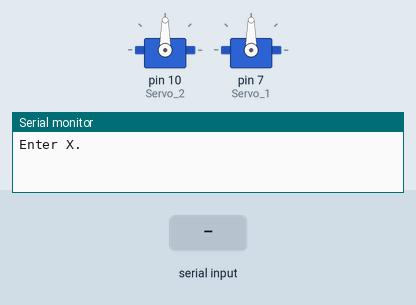
Recording of a sketch running on a simulated Arduino Uno, built with avr-gcc and run on an emulated ATmega328P. On the bench: 2 × servo, the last lines printed to the serial monitor. The test bench sets the inputs (shaded band). Random numbers use the default seed unless the sketch sets one.

Above: at 1.2 s.
1.3 s: "90,45\n" received over Serial
At 2.3 s:
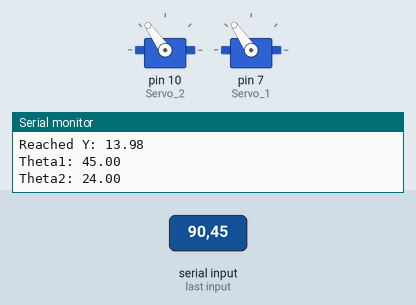
3.2 s: "30,150\n" received over Serial
At 5.1 s:
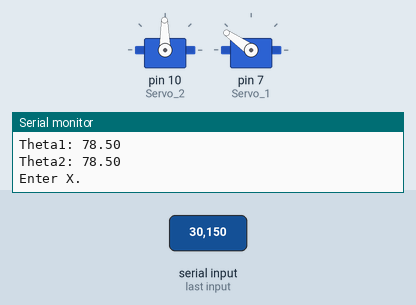
5.4 s: "1\n" received over Serial
At 7.7 s:
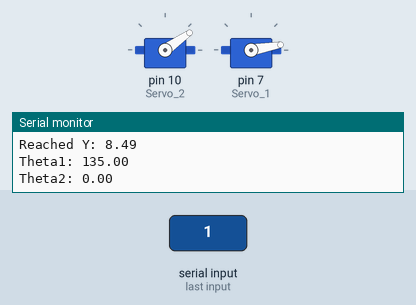
8.3 s: "90\n" received over Serial
At 10.9 s:
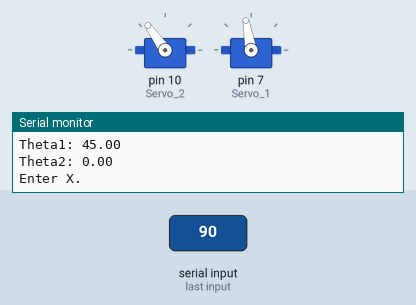
11.2 s: "0\n" received over Serial
At 13.3 s:
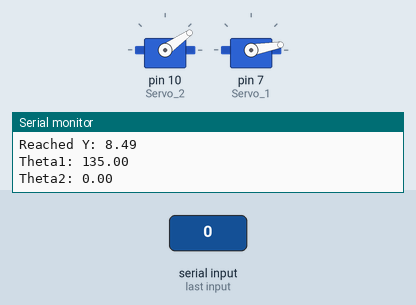
14.1 s: "200\n" received over Serial
At 16.8 s:
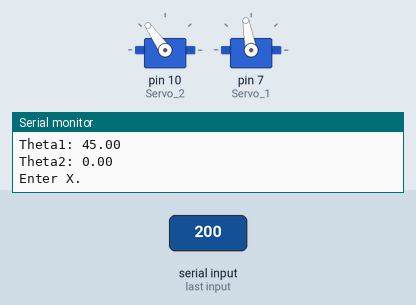
Timing chart, 0 to 18.0 s (numbered marks = the images above; inputs shaded):
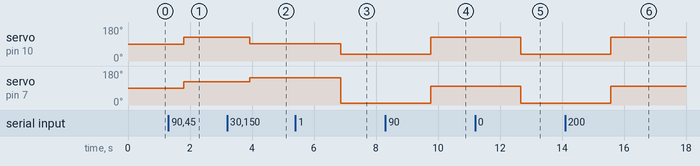

The sketch:

Code_for_Microcontroller.ino
```cpp
#include <stdio.h>
#include <stdlib.h>
#include <time.h>
#include <math.h>
#include <Servo.h>

Servo Servo_1; //creating an object in class Servo to control servo motor 1
Servo Servo_2; //creating an object in class Servo to control servo motor 2

//Global variables: To be accessed from all functions
  int List[2];
  int ITmax, Iter, Irt, Nrt, Nsuccess, Count;
  int Ipar, Npar, Move, Nmove, Nepoch, Index, Direction, Lpar;
  float Umin, Umax, R, Yo, Ynew, Yopt;
  float Ytemp,Xtemp;
  float XXmin[10],XXmax[10], Lstep[10];
  float XX[10], XXo[10];
  float XXnew[10], XXopt[10];
  float Xinit, Yinit, Xtarget, Ytarget, Xend, Yend, Xpred, Ypred;
  float Link1, Link2, Theta1, Theta2, Angle1, Angle2;
  float Crit, Crit_init, Crit_new, Sum2, Dist;
  float XXinp[3], Ymod;
  float Rbuf;
  char symbol;


//Function to calculate end positions using forward kinematics:
void Forward(float Link1, float Link2, float Angle1, float Angle2, float &Xend, float &Yend) {

// --- This function

//   Local Definitions
     float Theta1, Theta2, X1, Y1, X2, Y2;
//  ----- Calculating the Coordinate of the End-Effector of the Robot Manipulator
        Theta1 = Angle1/57.29579; // Theta1 is in Radians !
        Theta2 = Angle2/57.29579; // Theta2 is in Radians !
 //  printf("    Angle1 = %6.2f Degrees;   Angle2 = %6.2f Degrees \n", Angle1, Angle2);
          //  --- Forward Kinematics Calculation:
        // ---- ATTENTION: this is a Concrete Structure of the Manipulator
        // ---- It can be chaged by the User !!

            X1 = Link1*cos(Theta1); // X Coordinate of first joint point
            Y1 = Link1*sin(Theta1); // Y Coordinate of first joint point
        //  ------------------------
            X2 = Link2*cos(Theta2); // X Coordinate of the Second Joint (from Origin)
            Y2 = Link2*sin(Theta2); // Y Coordinate of the second Joint (from Origin)
        //  ------------------------
            Xend = X1 + X2;  // X-coordinate of the END EFFECTOR
            Yend = Y1 + Y2;  // Y-coordinate of the END EFFECTOR

            //to access the reached positison from another function they are assigned to global variables.
            Xtemp=Xend;
            Ytemp=Yend;
  //    ----------------------------------------------

//    printf("    Xend = %6.2f cm  and Yend = %6.2f cm \n", Xend, Yend);
// ---- END of the Function FORWARD Kinematics
}

void IntRandom(int lower, int upper, int &num)
  {
     num = (rand() % (upper - lower + 1)) + lower;
  }


void RandomList(int lower, int upper, int List[3375]) {
       int i, num, count, index, key;
       count = upper - lower + 1;
      index = 0;
    num = (rand() % (upper - lower + 1)) + lower;
    List[0] = num;

    for(index = 1; index < count; index++){
// --- Generate one new Integer number "num":
     num = (rand() % (upper - lower + 1)) + lower;

      key = 1;
      while(key == 1) {
// ---- Check if there is repetition or not:
         for(i=0; i<index; i++) {

              if(List[i] == num) {
                 key = 1;
                 break;
          } else {
            key = 0;
          }
    // -- to the next generation of the new integer number "num"
         }

         if(key == 0) {
   // ---- This is a NEW integer number: save it in List:
           List[index] = num;
       }  else {
  // --- There exist repetition in the numbrers:
  // --- Generate another random number "num"
            num = (rand() % (upper - lower + 1)) + lower;
       }
// ---- END of WHILE
        }
// -- To the generation of the next random number "index" in the List:
   }
// --- End of the Function
}


//Here (into setup) goes the code to be run by Arduino only ONCE!
void setup() {
  // put your setup code here, to run once:
  Servo_2.attach(10);  // attaches the servo on pin 10 to the servo object
  Servo_1.attach(7);   // attaches the servo on pin 7 to the servo object

  Serial.begin(9600);
  srand (time(0));
//----------------------------------------
  //Configuration for the robotic manipulator:
  Link1 = 12.0;  //Length Lower Arm
  Link2 = 13.5;  //Length Upper Arm

  //Range of Rotation angles:
  //For Link1
    //Umin=0;
    //Umax=150;
    XXmin[0] = 45.0;
    XXmax[0] = 135.;

  //For Link2
   // Umax=165;
    XXmin[1] = 0.0;
    XXmax[1] = 90.0;
//----------------------------------------
    Npar = 2;


    Lstep[0] = 0.5;
    Lstep[1] = 0.5;


  //scanf("%f %f", &Xtarget, &Ytarget);
  //printf("    Xtarget = %6.2f;   Ytarget = %6.2f \n", Xtarget, Ytarget);

}

// Main code goes here, to run repeatedly:
void loop() {

   Serial.println();
   Serial.println("Enter X.");
   while (Serial.available() == 0){}
   Xtarget=Serial.parseFloat();
   Serial.print("Targeted X: ");
   Serial.println(Xtarget);

   Serial.println("Enter Y.");
   while (Serial.available() == 0) {}
   Ytarget=Serial.parseFloat();
   Serial.print("Targeted Y: ");
   Serial.println(Ytarget);
   Serial.println();
   Serial.println("Calculating the rotation angles...");
   Serial.println();
   RandomList(1, Npar, List);

   for(Ipar=0; Ipar<Npar; Ipar++) {
           R = (float)rand()/RAND_MAX; // This is a Random number between: 0.0   and 1.0
           XXo[Ipar] = XXmin[Ipar] + (XXmax[Ipar] - XXmin[Ipar])*R;
  //   printf(" %6.2f ", XXo[Ipar]);
     }


     Angle1 = XXo[0];
     Angle2 = XXo[1];
     Forward(Link1, Link2, Angle1, Angle2, Xinit, Yinit);

     Sum2 = (Xtarget-Xinit)*(Xtarget-Xinit) +  (Ytarget-Yinit)*(Ytarget-Yinit);
     Crit_init = sqrt(Sum2);
     Yo = Crit_init;

for(Ipar=0; Ipar<Npar; Ipar++) {
        XXopt[Ipar] = XXo[Ipar];
   }
   Yopt = Yo; // The current Optimmum Yopt is equal to the Initial Value Yo

   Iter = 0;
   Nepoch = 0;

   do {
    Nepoch = Nepoch + 1;
    Nmove = 0;
 //   printf(" --- Epoch = %2d --- \n", Nepoch);
    for(Direction = 0; Direction < Npar; Direction++) {
// ---- Finding the Local Optimum for this Direction:

    for(Ipar=0; Ipar<Npar; Ipar++) {
                XXnew[Ipar] = XXopt[Ipar];
        }


      Lpar = List[Direction] - 1;
      XXnew[Lpar] = XXmin[Lpar];

      Move = 0;
      while (XXnew[Lpar] <= XXmax[Lpar]) {
// ---- Calculaing the Criterio for this Point in the space:
        Angle1 = XXnew[0];
    Angle2 = XXnew[1];
        Forward(Link1, Link2, Angle1, Angle2, Xinit, Yinit);
        Sum2 = (Xtarget-Xinit)*(Xtarget-Xinit) +  (Ytarget-Yinit)*(Ytarget-Yinit);
        Crit_new = sqrt(Sum2);
 // -- Calculating the New Criterion
        Ynew = Crit_new;
      Iter = Iter + 1;
//    The local Optimim for this direction is found:
//      Check it with the previous Optimimum:
           if(Ynew < Yopt)  {
// --- A New BETTER location has been found pdate the value of the Optimum:
              Move = 1;
//     Update the value of the Optimum:
            Yopt = Ynew;
// --- Update the current Optimal Coordinates for this Optimum
            for(Ipar=0; Ipar<Npar; Ipar++) {
                XXopt[Ipar] = XXnew[Ipar];
              }
           }

// ----- Continue the Scanning Process for this Direction
           XXnew[Lpar] = XXnew[Lpar] + Lstep[Lpar];
// --- To the Next turn of the SCANNING Loop WHILE:
        }

   //     printf(" -- Lpar = %2d;  Iter = %4d;  Yopt = %6.3f; Move = %2d \n", Lpar, Iter, Yopt, Move);

// ----------------------
      if(Move == 1) {
         Nmove = Nmove + 1;
     }

// --- to the search of the Local Optimum for the Next Direction:
  }

//    printf("    Nmove = %2d ! \n", Nmove);

// ===== END of the BIG DO WHILE Loop
} while (Nmove > 0);

        Angle1 = XXopt[0];
        Angle2 = XXopt[1];
        Forward(Link1, Link2, Angle1, Angle2, Xpred, Ypred);


        //Assigning the angles to servo motors. Note: The values in teh brackets are the resukt of the calibration.
        Servo_2.write(abs(Angle1+10-180));
        Servo_1.write(abs(Angle2+10+135-Angle1));


        //Printing the results: ---------------------
        Serial.print("Reached X: ");
        Serial.println(Xtemp);
        Serial.print("Reached Y: ");
        Serial.println(Ytemp);
        Serial.print("Theta1: ");
        Serial.println(Angle1);
        Serial.print("Theta2: ");
        Serial.println(Angle2);
        //------------------------------------------

        delay(1000); //delay of 1 second

}
```

Measured:
- after the input at 1.3 s, servo on pin 10 (Servo_2): 90° → 125° after 0.49 s; servo on pin 7 (Servo_1): 90° → 124° after 0.49 s
- after the input at 3.2 s, servo on pin 10 (Servo_2): 125° → 91° after 0.72 s; servo on pin 7 (Servo_1): 124° → 145° after 0.72 s
- after the input at 5.4 s, servo on pin 10 (Servo_2): 91° → 35° after 1.5 s; servo on pin 7 (Servo_1): 145° → 10° after 1.5 s
- after the input at 8.3 s, servo on pin 10 (Servo_2): 35° → 125° after 1.5 s; servo on pin 7 (Servo_1): 10° → 100° after 1.5 s
- after the input at 11.2 s, servo on pin 10 (Servo_2): 125° → 35° after 1.5 s; servo on pin 7 (Servo_1): 100° → 10° after 1.5 s
- after the input at 14.1 s, servo on pin 10 (Servo_2): 35° → 125° after 1.5 s; servo on pin 7 (Servo_1): 10° → 100° after 1.5 s
